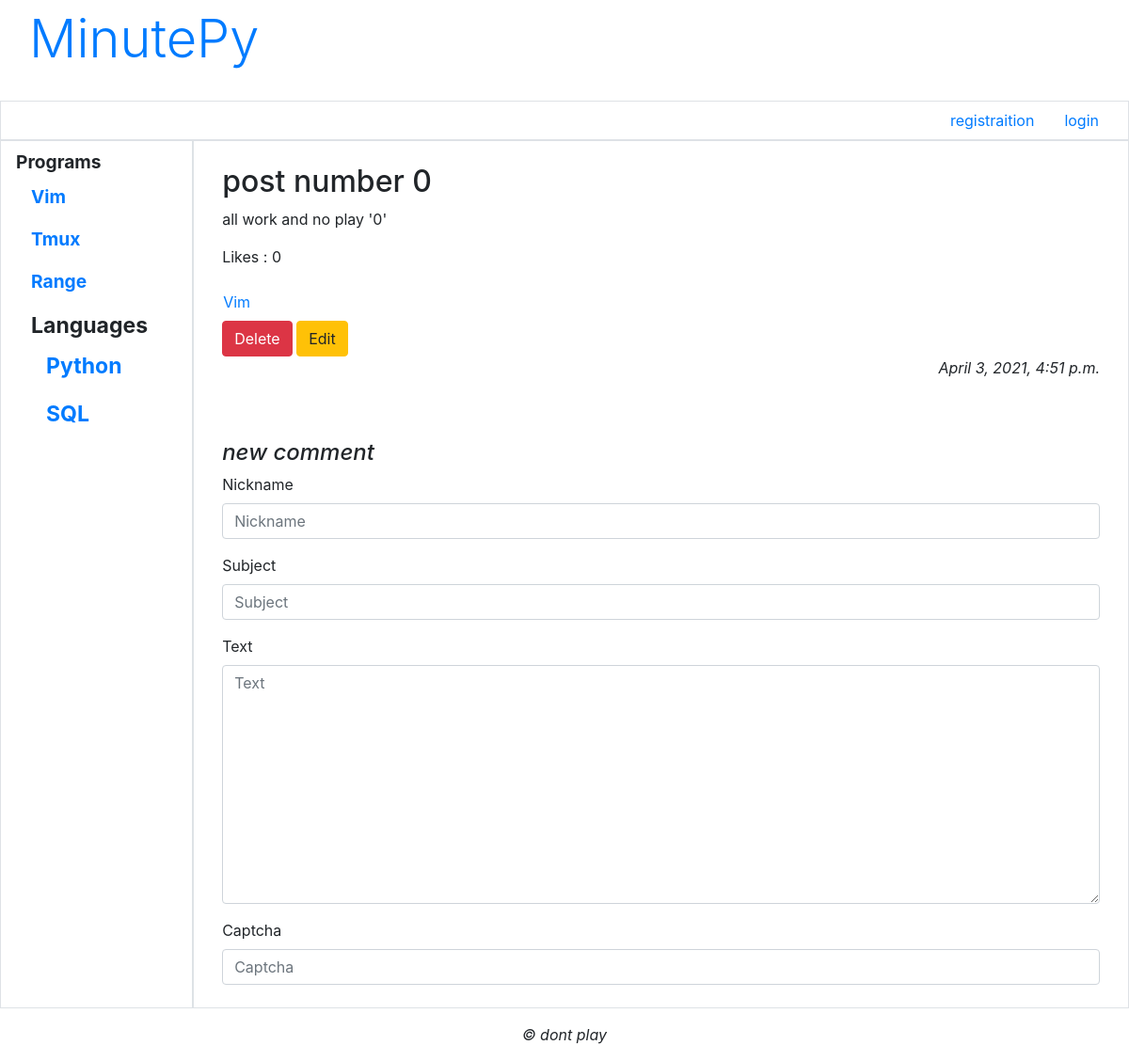
The app's page /post/1/ with its own data.
### blog/models.py (models this page shows, shortened)
class Section(models.Model):
    name = models.CharField(max_length=20,db_index=True,unique=True,
                            verbose_name='section name')
    order = models.IntegerField(default=0,db_index=True,verbose_name='order')
    main_section = models.ForeignKey('MainSection',on_delete=models.PROTECT,null=True,
                                     blank=True,verbose_name='main section')

class Post(models.Model):
    title = models.CharField(max_length = 50,verbose_name='sobject',blank=True)
    content = models.TextField(blank=True,null=True,verbose_name='text')
    published = models.DateTimeField(auto_now_add=True,db_index=True,verbose_name='date')
    markers = models.ManyToManyField('Marker')
    image = models.ImageField(blank=True,upload_to=create_filename,
                               verbose_name='main_images')
    author = models.ForeignKey(AdvUser,on_delete=models.CASCADE,
                               verbose_name='post author')
    likes = GenericRelation('Like')
    class Meta:
        unique_together = ('title','content')   #unique title + contetn
        default_related_name = 'posts'          #include post_set in Manager
        verbose_name_plural = 'Posts'
        verbose_name = 'Post'
        ordering = ['-published']
        abstract = False

### blog/views.py (the view, shortened to what this page needs)
# urls.py: path('post/<int:pk>/',post_detail,name='postdetail'),
def post_detail(request,pk):
    post = Post.objects.prefetch_related("comments","attachments","likes").get(pk=pk)
    attachments = post.attachments.all()
    comments = post.comments.all()
    initial = {'post':post.pk}
    if request.user.is_authenticated:
        initial['author'] = request.user.username
        form_class = AuthCommentForm
    else:
        form_class = GuestCommentForm
    form = form_class(initial=initial)
    context = {'post':post,'attachments':attachments,'comments':comments,'form':form}
    return render(request,'blog/post_detail.html',context)

### blog/forms.py
class GuestCommentForm(forms.ModelForm):
    captcha = CaptchaField(label='input text from the picture',error_messages={'invalid':'wrong try again'})
    class Meta:
        fields = '__all__'
        model = Comment
        widgets = {'post':forms.HiddenInput}

### blog/models.py (called while the page is built)
    def get_queryset(self):
        return super().get_queryset().filter(main_section__isnull=False)

### blog/templates/blog/post_detail.html (shortened to what this page needs)
{% extends "layout/basic.html" %}
{% load thumbnail %}
{% load static %}
{% load bootstrap4 %}
{% block content %}
<div class="container-fluid mt-3">
		<div class="row">
					<div class="col">
						<h2>{{ post.title }}</h2>
						<p>{{ post.content }}</p>
						<p> Likes : {{ post.likes.count }}
						<div class="row">
						<ul class="col nav justify-content ">
							{% for marker in post.markers.all %}
								<li class="nav-item"><a class="nav-link"
								href="{% url 'by_marker' marker.name %} "> {{ marker.name }} </a></li>
							{% endfor %}
							</ul>
						</div>
						<a class="btn btn-danger" href="{% url 'postdelete' post.id %}" role="button">Delete</a>
						<a class="btn btn-warning" href="{% url 'postedit' post.id %}" role="button">Edit</a>
							 <p class="text-right font-italic">
							 {{ post.published }}</p>
				</div>
		</div>
</div>
<div class="container">
	<h4 class="mt-5 font-italic ">new comment</h4>
	<form method="post">
		{% bootstrap_form form size='small' layout='inline' %}
	</form>
{% endblock %}

### blog/templates/layout/basic.html (shortened to what this page needs)
{% load bootstrap4 %}
{% load static %}
<!DOCTYPE html>
<html>
		<head>
						{% bootstrap_css %}
						<link rel="stylesheet" type="text/css"
						href="{% static "blog/style.css" %}">
		</head>
		<body class="container-fluid">
				<header class="mb-4">
					<a class="display-4 nav-link" href="{% url 'main' %}">MinutePy</a>
				</header>
				<div class="row">
						<ul class="col nav justify-content-end border">
								{% if not user.is_authenticated %}
								<li class="nav-item"><a class="nav-link"
								href="{% url 'register' %} ">registraition</a></li>
								<li class="nav-item"><a class="nav-link"
								href="{% url "login" %}">login</a></li>
								{% endif %}
						</ul>
				</div>
				<div class="row">
						<nav class="col-md-auto nav flex-column border">
								{% for marker in markers %}
								{% ifchanged marker.main_section %}
								<span class="nav-link root font-weight-bold">
								{{ marker.main_section.name }}
								{% endifchanged %}
								<a class="nav-link" href="{% url 'by_marker' marker_name=marker.name %}">
									{{ marker.name }}</a>
								{% endfor %}
						</nav>
						<section class="col border py-2">
								{% block content %}
								{% endblock %}
						</section>
				</div>
				<footer class="mt-3">
						<p class="text-center font-italic">&copy; dont play </p>
				</footer>
		</body>
</html>

### blog/static/blog/style.css (style rules this page uses)
.root { font-size: larger; }

### records on screen
Section: main_section.name "Programs", name "Vim"
Section: name "Tmux"
Section: name "Range"
Section: main_section.name "Languages", name "Python"
Section: name "SQL"
Post: title "post number 0", content "all work and no play '0'", likes.count "0", published "April 3, 2021, 4:51 p.m."
